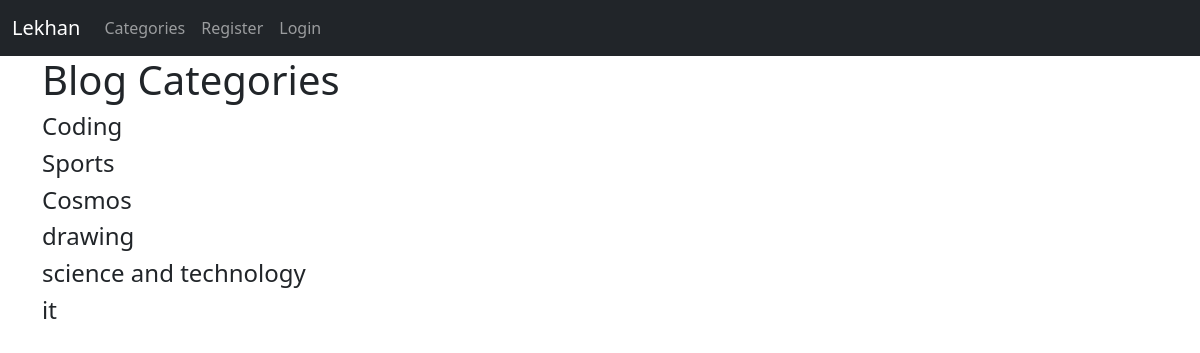
The page /category-list/ on the database its author committed.
### lekhanapp/models.py (models this page shows, shortened)
class Category(models.Model):
    name = models.CharField(max_length=255)
    def __str__(self):
        return self.name

### lekhanapp/views.py (the view)
# urls.py: path('category-list/', CategoryListView, name='category-list'),
def CategoryListView(request):
    cat_menu_list = Category.objects.all()
    return render(request, 'category_list.html', {'cat_menu_list': cat_menu_list})

### lekhanapp/templates/category_list.html (shortened to what this page needs)
{% extends 'base.html' %}
{% block content %}
<h1> Blog Categories </h1>
          {% for item in cat_menu_list%}
            <h4> <a class="dropdown-item" href="{% url 'category' item|slugify %}">{{item}} </a> </h4>
          {% endfor %}
{% endblock  %}

### rows shown on the page
Category: name "Coding"
Category: name "Sports"
Category: name "Cosmos"
Category: name "drawing"
Category: name "science and technology"
Category: name "it"
